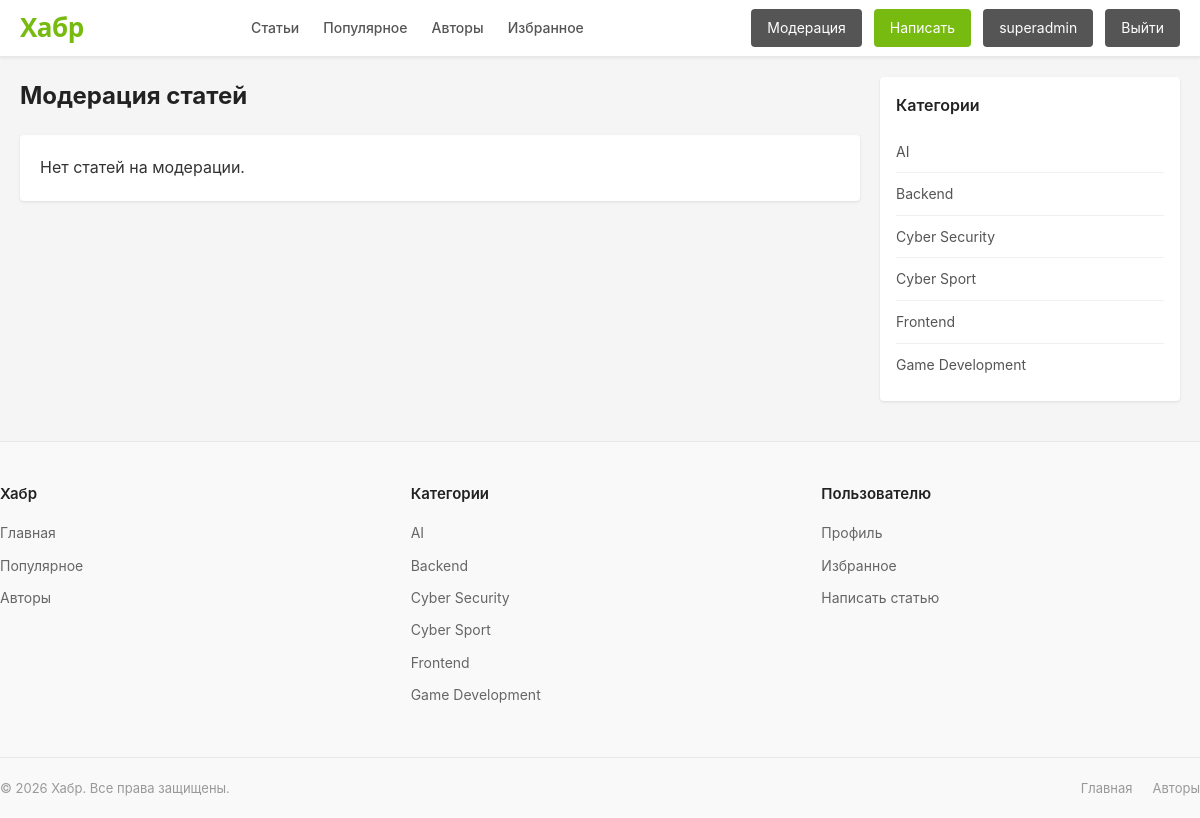
The app's page /moderate/ (signed in) with its own data.
### users/models.py (models this page shows, shortened)
class User(AbstractUser):
    ROLE_CHOICES = [
        ('superadmin', 'Супер Админ'),
        ('admin', 'Админ'),
        ('user', 'Пользователь'),
    ]
    role = models.CharField(max_length=20, choices=ROLE_CHOICES, default='user')
    is_banned = models.BooleanField(default=False)
    avatar = models.ImageField(upload_to='avatars/', blank=True, null=True)
    bio = models.TextField(blank=True, null=True)
    def can_moderate_articles(self):
        return self.role in ('superadmin', 'admin')

### articles/models.py (models this page shows, shortened)
class Category(models.Model):
    name = models.CharField(max_length=100, unique=True)
    slug = models.SlugField(unique=True)
    class Meta:
        verbose_name = 'Категория'
        verbose_name_plural = 'Категории'
        ordering = ['name']

### articles/views.py (the view)
# urls.py: path('moderate/', views.moderate_articles, name='moderate_articles'),
@login_required
def moderate_articles(request):
    if not request.user.can_moderate_articles():
        messages.error(request, 'Недостаточно прав')
        return redirect('home')
    articles = Article.objects.filter(status='pending').select_related('author', 'category')
    context = {
        'articles': articles,
    }
    return render(request, 'articles/moderate.html', context)

### articles/context_processors.py (called while the page is built)
def categories(request):
    return {
        'categories': Category.objects.all(),
    }

### templates/articles/moderate.html (shortened to what this page needs)
{% extends 'base.html' %}
{% block content %}
    <h1 style="margin-bottom: 20px; font-size: 24px; color: #222;">Модерация статей</h1>
    {% for article in articles %}
        <article class="card">
            <div class="card-body">
                <h2 class="card-title"><a href="{% url 'article_detail' article.pk %}">{{ article.title }}</a></h2>
                <div class="card-meta">
                    <span class="author">
                        <span class="author-avatar" style="width: 24px; height: 24px; font-size: 12px;">{{ article.author.username|first|upper }}</span>
                        <a href="{% url 'profile_detail' article.author.pk %}">{{ article.author.username }}</a>
                    </span>
                    <span>{{ article.created_at|date:"d.m.Y H:i" }}</span>
                    <span class="badge badge-success">{{ article.category.name }}</span>
                </div>
                <p class="card-text">{{ article.content|truncatewords:40 }}</p>
            </div>
            <div class="card-footer">
                <form method="post" action="{% url 'approve_article' article.pk %}" style="display: inline;">
                    {% csrf_token %}
                    <button type="submit" class="btn btn-primary" style="padding: 4px 12px;">Опубликовать</button>
                </form>
                <form method="post" action="{% url 'reject_article' article.pk %}" style="display: inline;">
                    {% csrf_token %}
                    <button type="submit" class="btn btn-danger" style="padding: 4px 12px;">Отклонить</button>
                </form>
                <a href="{% url 'article_edit' article.pk %}" class="btn btn-secondary" style="padding: 4px 12px;">Редактировать</a>
            </div>
        </article>
    {% empty %}
        <div class="card">
            <div class="card-body">
                <p>Нет статей на модерации.</p>
            </div>
        </div>
    {% endfor %}
{% endblock %}

### templates/base.html (shortened to what this page needs)
<!DOCTYPE html>
<html lang="ru">
<head>
</head>
<body>
    <header class="header">
        <div class="container header-inner">
            <a href="{% url 'home' %}" class="logo">Хабр</a>
            <nav class="nav">
                <a href="{% url 'home' %}" class="{% if request.resolver_match.url_name == 'home' %}active{% endif %}">Статьи</a>
                <a href="{% url 'popular' %}" class="{% if request.resolver_match.url_name == 'popular' %}active{% endif %}">Популярное</a>
                <a href="{% url 'authors' %}" class="{% if request.resolver_match.url_name == 'authors' %}active{% endif %}">Авторы</a>
                {% if user.is_authenticated %}
                    <a href="{% url 'bookmarks' %}" class="{% if request.resolver_match.url_name == 'bookmarks' %}active{% endif %}">Избранное</a>
                {% endif %}
            </nav>
            <div class="user-menu">
                {% if user.is_authenticated %}
                    {% if user.can_moderate_articles %}
                        <a href="{% url 'moderate_articles' %}" class="btn btn-secondary">Модерация</a>
                    {% endif %}
                    <a href="{% url 'article_create' %}" class="btn btn-primary">Написать</a>
                    <a href="{% url 'profile' %}" class="btn btn-secondary">{{ user.username }}</a>
                    <a href="{% url 'logout' %}" class="btn btn-secondary">Выйти</a>
                {% else %}
                    <a href="{% url 'login' %}" class="btn btn-secondary">Войти</a>
                    <a href="{% url 'register' %}" class="btn btn-primary">Регистрация</a>
                {% endif %}
            </div>
        </div>
    </header>
    <main class="main">
        <div class="content">
            {% block content %}{% endblock %}
        </div>
        <aside class="sidebar">
            {% block sidebar %}
                <div class="sidebar-block">
                    <div class="sidebar-title">Категории</div>
                    <ul class="sidebar-list">
                        {% for cat in categories %}
                            <li><a href="{% url 'category_articles' cat.slug %}">{{ cat.name }}</a></li>
                        {% empty %}
                            <li>Категории не найдены</li>
                        {% endfor %}
                    </ul>
                </div>
            {% endblock %}
        </aside>
    </main>
    <footer class="footer">
        <div class="container footer-inner">
            <div class="footer-column">
                <h3>Хабр</h3>
                <ul>
                    <li><a href="{% url 'home' %}">Главная</a></li>
                    <li><a href="{% url 'popular' %}">Популярное</a></li>
                    <li><a href="{% url 'authors' %}">Авторы</a></li>
                </ul>
            </div>
            <div class="footer-column">
                <h3>Категории</h3>
                <ul>
                    {% for cat in categories %}
                        <li><a href="{% url 'category_articles' cat.slug %}">{{ cat.name }}</a></li>
                    {% empty %}
                        <li>Категории не найдены</li>
                    {% endfor %}
                </ul>
            </div>
            <div class="footer-column">
                <h3>Пользователю</h3>
                <ul>
                    {% if user.is_authenticated %}
                        <li><a href="{% url 'profile' %}">Профиль</a></li>
                        <li><a href="{% url 'bookmarks' %}">Избранное</a></li>
                        <li><a href="{% url 'article_create' %}">Написать статью</a></li>
                    {% else %}
                        <li><a href="{% url 'login' %}">Вход</a></li>
                        <li><a href="{% url 'register' %}">Регистрация</a></li>
                    {% endif %}
                </ul>
            </div>
        </div>
        <div class="container footer-bottom">
            <div class="copy">&copy; 2026 Хабр. Все права защищены.</div>
            <div class="footer-links">
                <a href="{% url 'home' %}">Главная</a>
                <a href="{% url 'authors' %}">Авторы</a>
            </div>
        </div>
    </footer>
</body>
</html>

### templates/base.html (style rules this page uses)
* { margin: 0; padding: 0; box-sizing: border-box; }
html, body { height: 100%; }
body { font-family: -apple-system, BlinkMacSystemFont, 'Segoe UI', Roboto, 'Helvetica Neue', Arial, sans-serif; background-color: #f5f5f5; color: #333; line-height: 1.6; display: flex; flex-direction: column; min-height: 100vh; }
a { text-decoration: none; color: inherit; }
.container { max-width: 1200px; margin: 0 auto; padding: 0 20px; }
.header { background-color: #fff; color: #333; position: sticky; top: 0; z-index: 1000; box-shadow: 0 1px 3px rgba(0,0,0,0.08); border-bottom: 1px solid #e8e8e8; }
.header-inner { display: flex; align-items: center; justify-content: space-between; height: 56px; }
.logo { font-size: 26px; font-weight: 900; color: #77bb11; letter-spacing: -0.5px; font-family: 'Segoe UI', Arial, sans-serif; }
.nav { display: flex; gap: 24px; align-items: center; }
.nav a { color: #555; font-size: 14px; transition: color 0.2s; font-weight: 500; }
.user-menu { display: flex; gap: 12px; align-items: center; }
.btn { display: inline-block; padding: 8px 16px; border-radius: 4px; font-size: 14px; cursor: pointer; border: none; transition: background-color 0.2s; }
.btn-primary { background-color: #77bb11; color: #fff; }
.btn-secondary { background-color: #555; color: #fff; }
.main { max-width: 1200px; margin: 20px auto; padding: 0 20px; display: flex; gap: 20px; flex: 1; width: 100%; }
.content { flex: 1; }
.sidebar { width: 300px; }
.card { background-color: #fff; border-radius: 4px; box-shadow: 0 1px 3px rgba(0,0,0,0.1); margin-bottom: 20px; overflow: hidden; }
.card-body { padding: 20px; }
.sidebar-block { background-color: #fff; border-radius: 4px; box-shadow: 0 1px 3px rgba(0,0,0,0.1); padding: 16px; margin-bottom: 20px; }
.sidebar-title { font-size: 16px; font-weight: 600; margin-bottom: 12px; color: #222; }
.sidebar-list { list-style: none; }
.sidebar-list li { padding: 8px 0; border-bottom: 1px solid #f0f0f0; }
.sidebar-list li:last-child { border-bottom: none; }
.sidebar-list a { color: #555; font-size: 14px; }
.footer { background-color: #f9f9f9; color: #666; font-size: 14px; border-top: 1px solid #e8e8e8; }
.footer-inner { display: grid; grid-template-columns: repeat(auto-fit, minmax(200px, 1fr)); gap: 32px; padding: 40px 0; }
.footer-column h3 { color: #222; font-size: 15px; font-weight: 600; margin-bottom: 16px; }
.footer-column ul { list-style: none; }
.footer-column li { margin-bottom: 10px; }
.footer-column a { color: #666; font-size: 14px; transition: color 0.2s; }
.footer-bottom { border-top: 1px solid #e8e8e8; padding: 20px 0; display: flex; justify-content: space-between; align-items: center; flex-wrap: wrap; gap: 12px; }
.footer-bottom .copy { color: #999; font-size: 13px; }
.footer-bottom .footer-links { display: flex; gap: 20px; }
.footer-bottom .footer-links a { color: #999; font-size: 13px; }

### records on screen
User: username "superadmin"
Category: name "AI"
Category: name "Backend"
Category: name "Cyber Security"
Category: name "Cyber Sport"
Category: name "Frontend"
Category: name "Game Development"
